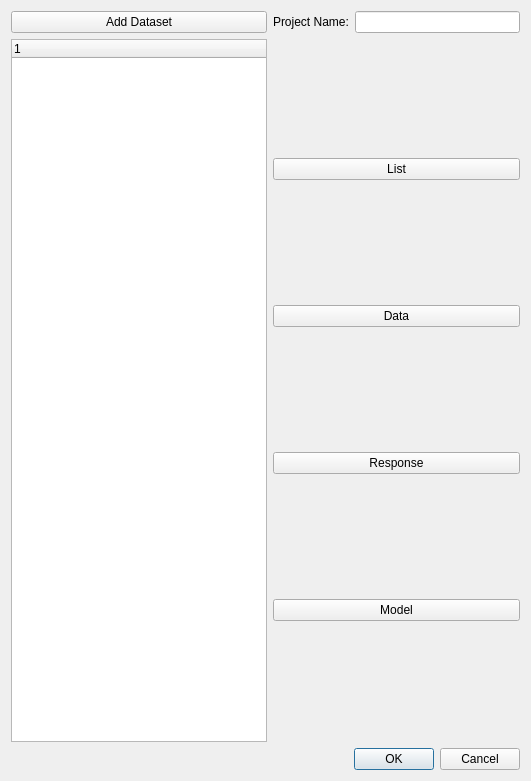
<?xml version="1.0" encoding="UTF-8"?>
<ui version="4.0">
 <class>Dialog</class>
 <widget class="QDialog" name="Dialog">
  <property name="geometry">
   <rect>
    <x>0</x>
    <y>0</y>
    <width>531</width>
    <height>781</height>
   </rect>
  </property>
  <property name="windowTitle">
   <string>Dialog</string>
  </property>
  <layout class="QGridLayout" name="gridLayout">
   <item row="4" column="1">
    <layout class="QVBoxLayout" name="verticalLayout_2">
     <item>
      <widget class="QPushButton" name="addList">
       <property name="text">
        <string>List</string>
       </property>
      </widget>
     </item>
     <item>
      <widget class="QPushButton" name="addData">
       <property name="text">
        <string>Data</string>
       </property>
      </widget>
     </item>
     <item>
      <widget class="QPushButton" name="addResponse">
       <property name="text">
        <string>Response</string>
       </property>
      </widget>
     </item>
     <item>
      <widget class="QPushButton" name="addModel">
       <property name="text">
        <string>Model</string>
       </property>
      </widget>
     </item>
    </layout>
   </item>
   <item row="3" column="0">
    <widget class="QPushButton" name="addDataset">
     <property name="text">
      <string>Add Dataset</string>
     </property>
    </widget>
   </item>
   <item row="5" column="1">
    <widget class="QDialogButtonBox" name="buttonBox">
     <property name="orientation">
      <enum>Qt::Horizontal</enum>
     </property>
     <property name="standardButtons">
      <set>QDialogButtonBox::Cancel|QDialogButtonBox::Ok</set>
     </property>
    </widget>
   </item>
   <item row="3" column="1">
    <layout class="QHBoxLayout" name="horizontalLayout">
     <item>
      <widget class="QLabel" name="label_2">
       <property name="text">
        <string>Project Name:</string>
       </property>
      </widget>
     </item>
     <item>
      <widget class="QLineEdit" name="projectName"/>
     </item>
    </layout>
   </item>
   <item row="4" column="0">
    <widget class="QTreeWidget" name="datasetTree">
     <column>
      <property name="text">
       <string notr="true">1</string>
      </property>
     </column>
    </widget>
   </item>
  </layout>
 </widget>
 <resources/>
 <connections>
  <connection>
   <sender>buttonBox</sender>
   <signal>accepted()</signal>
   <receiver>Dialog</receiver>
   <slot>accept()</slot>
   <hints>
    <hint type="sourcelabel">
     <x>248</x>
     <y>254</y>
    </hint>
    <hint type="destinationlabel">
     <x>157</x>
     <y>274</y>
    </hint>
   </hints>
  </connection>
  <connection>
   <sender>buttonBox</sender>
   <signal>rejected()</signal>
   <receiver>Dialog</receiver>
   <slot>reject()</slot>
   <hints>
    <hint type="sourcelabel">
     <x>316</x>
     <y>260</y>
    </hint>
    <hint type="destinationlabel">
     <x>286</x>
     <y>274</y>
    </hint>
   </hints>
  </connection>
 </connections>
</ui>
